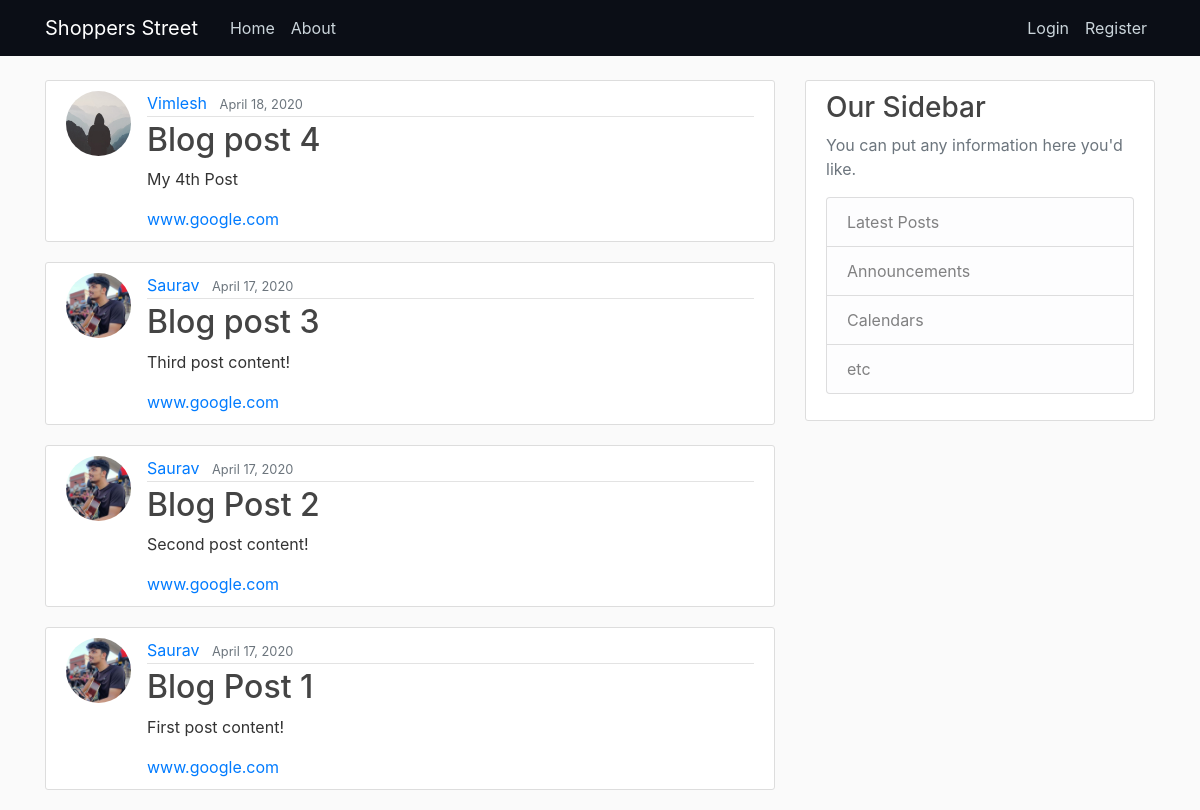
Before: /home/ with the older database file.
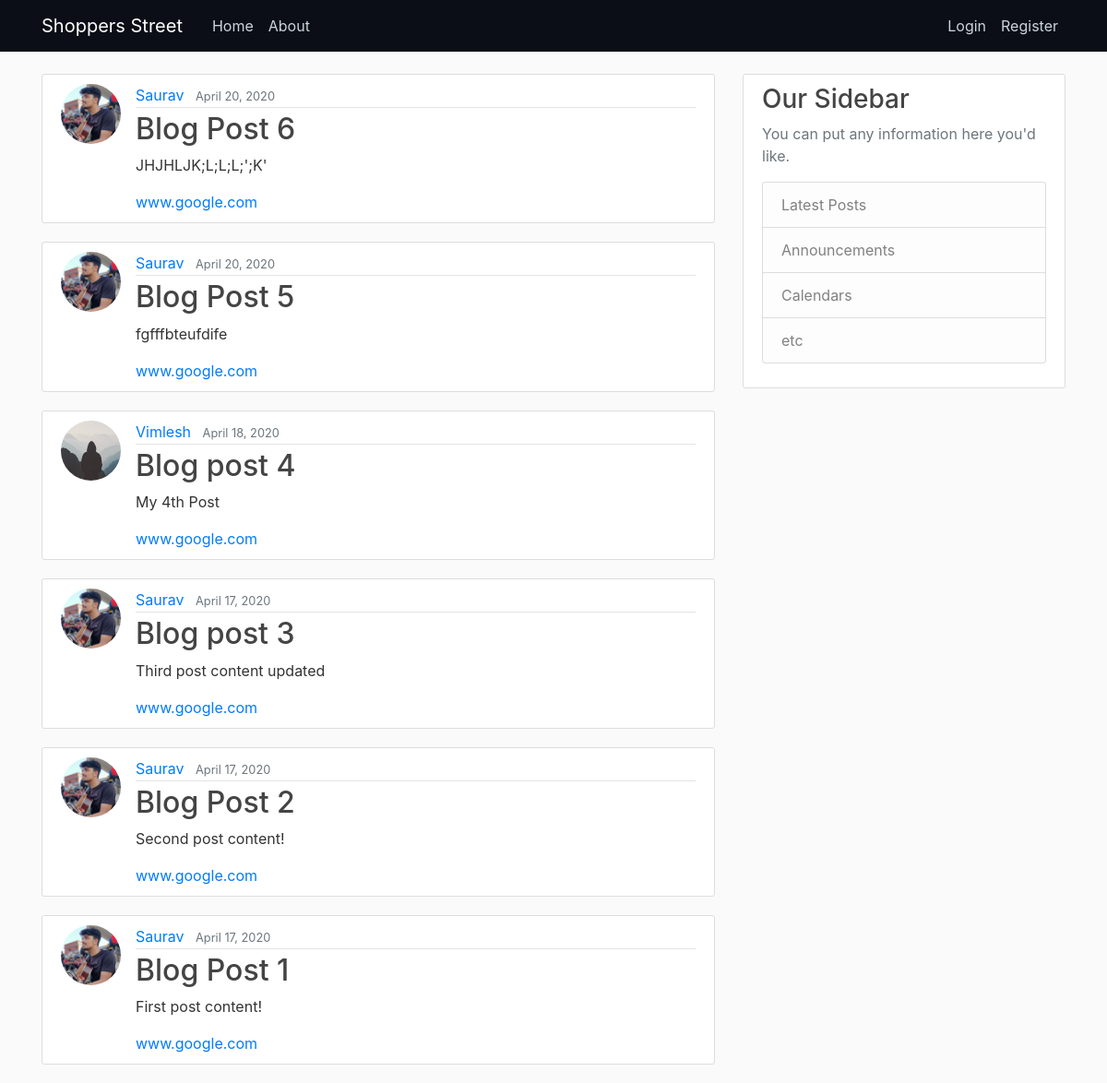
After: the same page with the newer database file.
### store/models.py (models this page shows, shortened)
class Post(models.Model):
    title = models.CharField(max_length=100)
    content = models.TextField()
    date_posted = models.DateTimeField(default=timezone.now)
    author = models.ForeignKey(User, on_delete=models.CASCADE)
    link = models.URLField(max_length = 200, default = 'www.google.com')

### users/models.py (models this page shows, shortened)
class Profile(models.Model):
    user = models.OneToOneField(User, on_delete = models.CASCADE)
    image = models.ImageField(default="default.jpg", upload_to="profile_pics")

### store/views.py (the view)
# urls.py: path('home/', PostListView.as_view(), name='store-home'),
class PostListView(ListView):
    model = Post
    template_name = 'store/home.html'  # <app>/<model>_<viewtype>.html
    context_object_name = 'posts'
    ordering = ['-date_posted']

### store/templates/store/home.html
{% extends 'store/base.html' %}
{% block content %}
{% for post in posts %}
<article class="media content-section">
  <img class="rounded-circle article-img" src="{{ post.author.profile.image.url }}">
  <div class="media-body">
    <div class="article-metadata">
      <a class="mr-2" href="#">{{ post.author }}</a>
      <small class="text-muted">{{ post.date_posted|date:"F d, Y" }}</small>
    </div>
    <h2><a class="article-title" href="{% url 'post-detail' post.id %}">{{ post.title }}</a></h2>
    <p class="article-content">{{ post.content }}</p>
    <a target="_blank" rel="noopener noreferrer" href="{{ post.link }}" class="mr-4">{{ post.link }}</a>
  </div>
</article>
{% endfor %}
{% endblock content %}

### store/templates/store/base.html (shortened to what this page needs)
{% load static %}
<!DOCTYPE html>
<html lang="en">
<head>
  <link rel="stylesheet" href="https://stackpath.bootstrapcdn.com/bootstrap/4.4.1/css/bootstrap.min.css">
  <link rel="stylesheet" type="text/css" href="{% static 'store/main.css' %}">
</head>
<body>
  <header class="site-header">
    <nav class="navbar navbar-expand-md navbar-dark bg-steel fixed-top">
      <div class="container">
        {% if user.is_authenticated %}
          <a class="navbar-brand mr-4" href="{% url 'store-home' %}">Shoppers Street</a>
        {% else %}
          <a class="navbar-brand mr-4" href="{% url 'dashboard' %}">Shoppers Street</a>
        {% endif %}
        <div class="collapse navbar-collapse" id="navbarToggle">
          <div class="navbar-nav mr-auto">
            <a class="nav-item nav-link" href="{% url 'store-home' %}">Home</a>
            <a class="nav-item nav-link" href="{% url 'store-about' %}">About</a>
          </div>
          <div class="navbar-nav">
            {% if user.is_authenticated %}
              <a class="nav-item nav-link" href="{% url 'post-create' %}">New Post</a>
              <a class="nav-item nav-link" href="{% url 'profile' %}">Profile</a>
              <a class="nav-item nav-link" href="{% url 'logout' %}">Logout</a>
            {% else %}
              <a class="nav-item nav-link" href="{% url 'login' %}">Login</a>
              <a class="nav-item nav-link" href="{% url 'register' %}">Register</a>
            {% endif %}
          </div>
        </div>
      </div>
    </nav>
  </header>
  <main role="main" class="container">
    <div class="row">
      <div class="col-md-8">
        {% block content %}{% endblock %}
      </div>
      <div class="col-md-4">
        <div class="content-section">
          <h3>Our Sidebar</h3>
          <p class='text-muted'>You can put any information here you'd like.
            <ul class="list-group">
              <li class="list-group-item list-group-item-light">Latest Posts</li>
              <li class="list-group-item list-group-item-light">Announcements</li>
              <li class="list-group-item list-group-item-light">Calendars</li>
              <li class="list-group-item list-group-item-light">etc</li>
            </ul>
          </p>
        </div>
      </div>
    </div>
  </main>
</body>
</html>

### store/static/store/main.css (style rules this page uses)
body { background: #fafafa; color: #333333; margin-top: 5rem; }
h1, h2, h3, h4, h5, h6 { color: #444444; }
ul { margin: 0; }
.bg-steel { background-color: #0B0E16; }
.site-header .navbar-nav .nav-link { color: #cbd5db; }
.content-section { background: #ffffff; padding: 10px 20px; border: 1px solid #dddddd; border-radius: 3px; margin-bottom: 20px; }
.article-title { color: #444444; }
.article-content { white-space: pre-line; }
.article-img { height: 65px; width: 65px; margin-right: 16px; }
.article-metadata { padding-bottom: 1px; margin-bottom: 4px; border-bottom: 1px solid #e3e3e3 }

Changed rows visible on the page:
added Post: author.profile.image (picture), author "Saurav", date_posted "April 20, 2020", title "Blog Post 6", content "JHJHLJK;L;L;L;';K'", link "www.google.com"
added Post: author.profile.image (picture), author "Saurav", date_posted "April 20, 2020", title "Blog Post 5", content "fgfffbteufdife", link "www.google.com"
changed Post "Blog post 3": content "Third post content!" → "Third post content updated"
